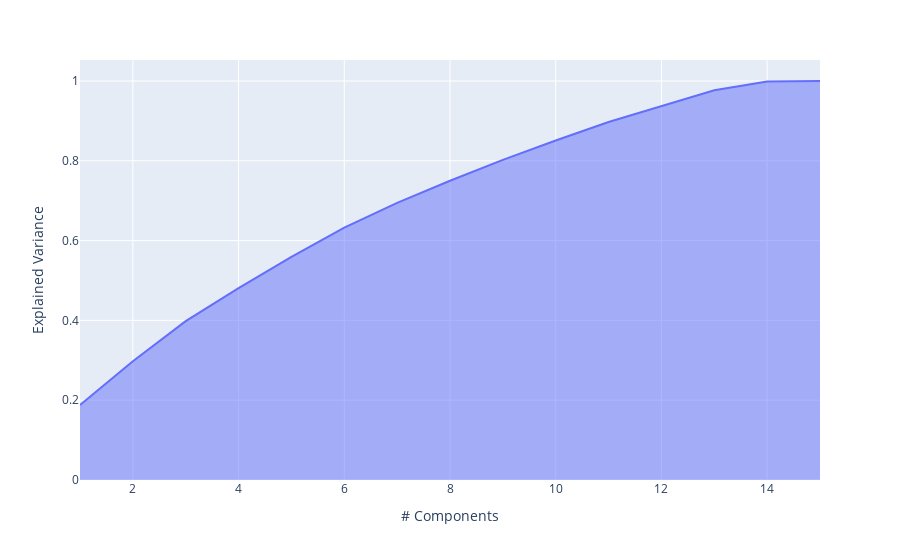

Notebook code for this chart:
### Code cell
# Cumulative Variance plot
import plotly.express as px

exp_var_cumul = np.cumsum(pca.explained_variance_ratio_)

px.area(
    x=range(1, exp_var_cumul.shape[0] + 1),
    y=exp_var_cumul,
    labels={"x": "# Components", "y": "Explained Variance"}
)

### Figure 1 — Plotly figure (JSON) as saved in the notebook; plotly's stock layout.template omitted (floating-point values rounded to 4 significant figures)
{"data": [{"hovertemplate": "# Components=%{x}<br>Explained Variance=%{y}<extra></extra>", "legendgroup": "", "line": {"color": "#636efa"}, "marker": {"symbol": "circle"}, "mode": "lines", "name": "", "orientation": "v", "showlegend": false, "stackgroup": "1", "type": "scatter", "x": [1, 2, 3, 4, 5, 6, 7, 8, 9, 10, 11, 12, 13, 14, 15], "xaxis": "x", "y": [0.1879, 0.2977, 0.3981, 0.4807, 0.5594, 0.6326, 0.6944, 0.75, 0.8022, 0.851, 0.8972, 0.9381, 0.9769, 0.9986, 1.0], "yaxis": "y"}], "layout": {"legend": {"tracegroupgap": 0}, "margin": {"t": 60}, "xaxis": {"anchor": "y", "domain": [0, 1], "title": {"text": "# Components"}}, "yaxis": {"anchor": "x", "domain": [0, 1], "title": {"text": "Explained Variance"}}}}
